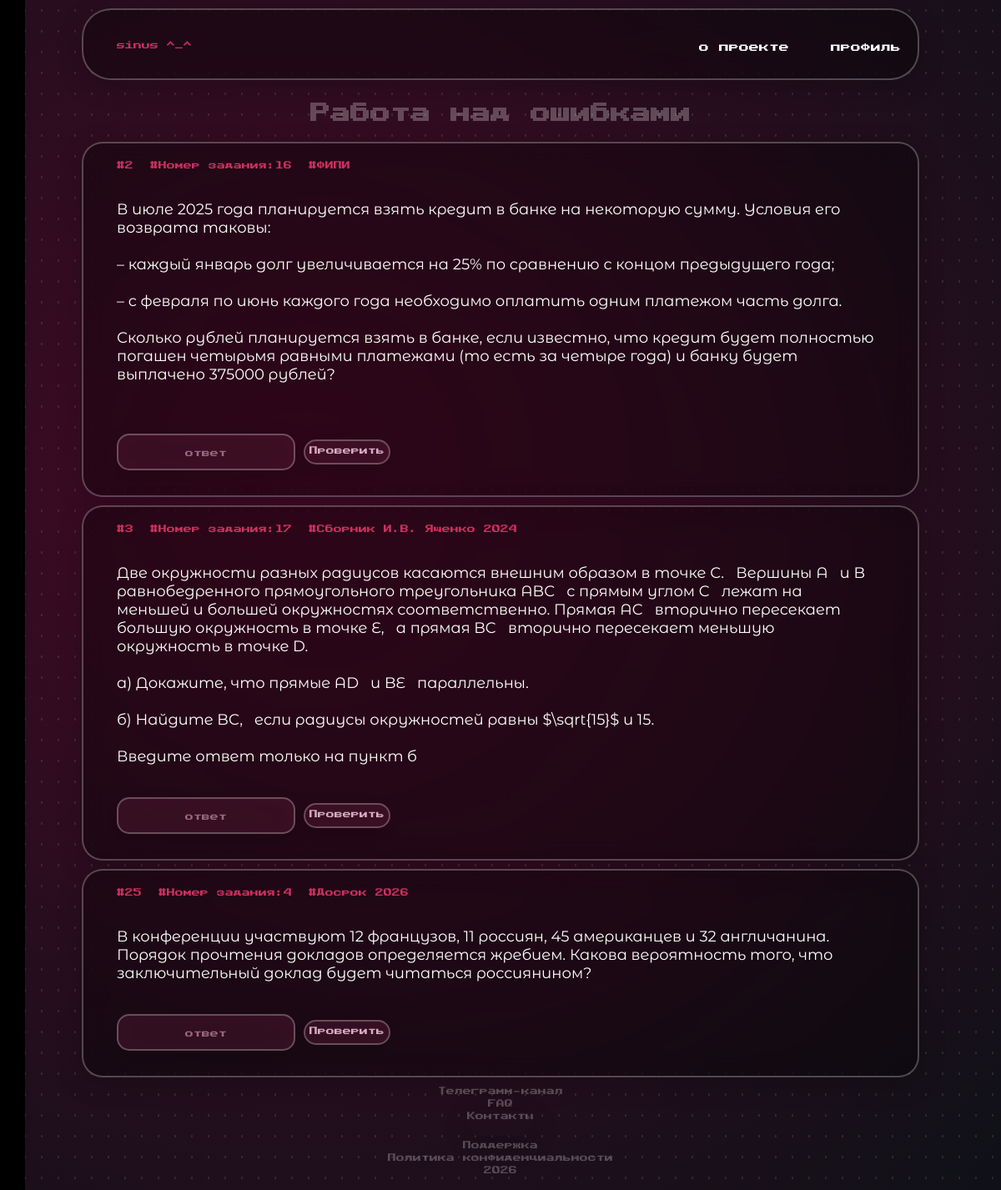
Screenshot of /mistakes (signed in) with the database file from the repository.
### tables this page shows
CREATE TABLE tasks(
            id INTEGER PRIMARY KEY,
            number INTEGER,
            source TEXT,
            text TEXT,
            solution TEXT,
            answer TEXT
        , image TEXT);

### app.py (the view)
@app.route('/mistakes')
@regs_only
def mistakes():
    user_id=session.get('user_id')
    if user_id is None:
        return redirect('/login')
    conn=sqlite3.connect('users.db')
    conn.row_factory=sqlite3.Row
    cur=conn.cursor()
    cur.execute('''
        SELECT tasks.* FROM tasks JOIN user_tasks ON tasks.id=user_tasks.task_id WHERE user_tasks.user_id=?
        AND user_tasks.status="Неправильно!"''',(user_id,)
    )
    tasks=cur.fetchall()
    conn.close()
    return render_template('mistakes.html', tasks=tasks)

### app.py (called while the page is built)
def regs_only(f):
    @wraps(f)
    def wrapper(*args,**kwags):
        if 'user_id' not in session:
            return redirect('/login')
        return f(*args,**kwags)
    return wrapper

### templates/mistakes.html (shortened to what this page needs)
<!DOCTYPE html>
<html>
    <head>
        <link rel="stylesheet" href="{{ url_for('static',filename='css/styles.css')}}">
        <link rel="stylesheet" href="https://cdn.jsdelivr.net/npm/katex@0.16.9/dist/katex.min.css">
    </head>
    <body>
        <header class="header" style="width:80%;">
            <ul class="header__list1">
                <li>
                    <p class="classification main_Thing">sinus ^_^</p>
                </li>
            </ul>
            <ul class="header__list2">
                <li>
                    <a href="{{url_for('about')}}" class="lighttext main_Thing">о проекте</a>
                </li>
                <li>
                    <a href="{{url_for('profile')}}" class="lighttext main_Thing">профиль</a>
                </li>
            </ul>
        </header>
        {% if tasks %}
            <h2 class="heading h2heading">Работа над ошибками</h2>
            {% for task in tasks %}
                <div class="task">
                    <div class="tasksClasses">
                        <p class="classification">#{{task['id']}}</p>
                        <p class="classification">#Номер задания:{{task['number']}}
                        <p class="classification">#{{task['source']}}</p>
                    </div>
                    <p class="taskText">{{task['text']}}</p>
                    <div class="phoneButtons filterButtons">
                        <input id="input-{{ task['id'] }}" class="lightBox buttons" placeholder="ответ">
                        <button onclick="checkAnswer({{ task['id'] }})" class="lightBox buttons">Проверить</button>
                    </div>
                </div>
            {% endfor %}
        {%endif%}
        <ul class="smallInfo">
            <li><a href="https://t.me/karznl">Телеграмм-канал</a></li>
            <li><a href="/">FAQ</a></li>
            <li><button class="textButton buttons" onclick="openContacts()">Контакты</button></li>
            <li><a href="/">Поддержка</a></li>
            <li><a href="{{url_for('privacypolicy')}}">Политика конфиденциальности</a></li>
            <li>2026</li>
        </ul>
        <div class="sidebar" id="sidebar">
            <a href="{{url_for('error')}}" class="name">настя синус</a>
            <ul class="listThings">
                <li><a href="{{url_for('home')}}" class="lighttext">Основная страница</a></li>
                <li><a href="{{url_for('tasks')}}" class="lighttext">Банк заданий</a></li>
                <li><a href="{{url_for('tests')}}" class="lighttext">Варианты уровня ЕГЭ</a></li>
                <li><a href="{{url_for('mistakes')}}" class="lighttext">Работа над ошибками</a></li>
                <li><a href="{{url_for('statistics')}}" class="lighttext">Статистика</a></li>
                <li><a href="{{url_for('logout')}}" class="lighttext">Выход</a></li>
            </ul>
        </div>
    </body>
    </body>
</html>

### static/css/styles.css (style rules this page uses)
* { padding:0; }
html,body { inset:0; background: radial-gradient( circle at center, #4409253c 0%, #4409253c 30%, transparent 70% ), radial-gradient( circle at 30% 40%, #440925, #0f1117 ); font-family: 'MyFont',sans-serif; color:white; margin:0 0 0 0; background-color: #000000; }
body::before { content:""; position:fixed; inset:0; background-image:radial-gradient(white 1px, transparent 1px); background-size:20px 25px; opacity:0.1; }
.header { background-color: #00000051; margin: 10px auto 0 auto; border-radius: 35px; border:2px solid #ffffff42; backdrop-filter:blur(15px); -webkit-backdrop-filter: blur(15px); box-shadow:0 8px 32px rgba(0,0,0,0.2); padding: 20px; width:92%; display:flex; align-items: center; }
.header__list1 { display:flex; list-style: none; color:#d70668 }
.header__list2 { display:flex; gap:50px; list-style:none; margin: auto 0 auto auto; }
.main_Thing { font-size:12px; }
a { text-decoration: none; color:white; }
.lighttext { transition: 0.3s; }
.lightBox { transition: 0.3s; }
.heading { display: flex; justify-content: center; padding:5px; color:#ffffff42; }
.sidebar { position:fixed; top:0; left:-220px; width:210px; height:100%; background: #000000; padding:20px; transition:0.3s ease; display: flex; flex-direction: column; z-index: 9999; }
.listThings { margin-top:auto; list-style: none; }
.listThings li+li { margin-top:25px; }
.name { margin-bottom: auto; }
.tasksClasses { display:flex; }
.task { background-color: #00000051; border-radius: 25px; border:2px solid #ffffff42; backdrop-filter:blur(15px); -webkit-backdrop-filter: blur(15px); box-shadow:0 8px 32px rgba(0,0,0,0.2); width:80%; padding:20px; margin:10px auto 10px auto; }
.classification { font-size:10px; font-weight:100; color:rgb(205, 48, 95); margin:0 0 0 20px; }
.taskText { font-family: 'Task'; font-size: 18px; font-weight:200; width:95%; padding:20px; white-space:pre-wrap; }
.phoneButtons { width:30%; display:flex; align-items: center; margin-left:20px; }
.buttons { background-color: #75234551; font-family: 'MyFont'; color:rgb(215, 173, 195); border-radius: 15px; border:2px solid #ffffff42; backdrop-filter:blur(15px); -webkit-backdrop-filter: blur(15px); box-shadow:0 8px 32px rgba(0,0,0,0.2); height:30px; padding:5px; font-size:10px; display: flex; justify-content: center; }
input { background-color:#440925; border-radius: 15px; color:#d70668; position: relative; z-index:9999; }
input::placeholder { font-family: 'MyFont',sans-serif; color:#9b6881; text-align: center; font-size:10px; }
a { position: relative; z-index:9999; }
.h2heading { font-size: 24px; }
.smallInfo { display: flex; flex-direction: column; justify-content: center; align-items: center; margin: auto auto 20px auto; font-size: 10px; list-style: none; z-index: 9999; }
.smallInfo a,li { color:#ffffff42; }
.smallInfo li+li { margin-top: 5px; }
.textButton { background: none; border: none; padding: 0; margin: 0; color: inherit; font-size: 10px; }
.filterButtons { display: flex; gap: 10px; }

### rows the page displays
tasks: id "2", number "16", source "ФИПИ", text "В июле 2025 года планируется взять кредит в банке на некоторую сумму. Условия его возврата таковы: – каждый январь долг увеличивается на 25% по сравнению с концом предыдущего года; – с февраля по июнь каждого года необходимо оплатить одним платежом часть долга. Сколько рублей планируется взять в банке, если известно, что кредит будет полностью погашен четырьмя равными платежами (то есть за четыре года) и банку будет выплачено 375000 рублей?"
tasks: id "3", number "17", source "Сборник И.В. Ященко 2024", text "Две окружности разных радиусов касаются внешним образом в точке C. Вершины A и B равнобедренного прямоугольного треугольника ABC с прямым углом C лежат на меньшей и большей окружностях соответственно. Прямая AC вторично пересекает большую окружность в точке E, а прямая BC вторично пересекает меньшую окружность в точке D. а) Докажите, что прямые AD и BE параллельны. б) Найдите BC, если радиусы окружностей равны $\\sqrt{15}$ и 15. Введите ответ только на пункт б"
tasks: id "25", number "4", source "Досрок 2026", text "В конференции участвуют 12 французов, 11 россиян, 45 американцев и 32 англичанина. Порядок прочтения докладов определяется жребием. Какова вероятность того, что заключительный доклад будет читаться россиянином?"
